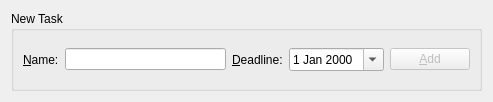
<?xml version="1.0" encoding="UTF-8"?>
<ui version="4.0">
 <class>Form</class>
 <widget class="QWidget" name="Form">
  <property name="geometry">
   <rect>
    <x>0</x>
    <y>0</y>
    <width>493</width>
    <height>102</height>
   </rect>
  </property>
  <property name="windowTitle">
   <string>Form</string>
  </property>
  <layout class="QGridLayout" name="gridLayout">
   <item row="0" column="0">
    <widget class="QGroupBox" name="newTaskLabel">
     <property name="title">
      <string>New Task</string>
     </property>
     <property name="flat">
      <bool>false</bool>
     </property>
     <layout class="QVBoxLayout" name="verticalLayout">
      <item>
       <layout class="QHBoxLayout" name="horizontalLayout">
        <item>
         <widget class="QLabel" name="name_label">
          <property name="text">
           <string>&amp;Name:</string>
          </property>
          <property name="buddy">
           <cstring>task_name_field</cstring>
          </property>
         </widget>
        </item>
        <item>
         <widget class="QLineEdit" name="task_name_field"/>
        </item>
        <item>
         <widget class="QLabel" name="deadline_label">
          <property name="text">
           <string>&amp;Deadline:</string>
          </property>
          <property name="buddy">
           <cstring>task_date_editor</cstring>
          </property>
         </widget>
        </item>
        <item>
         <widget class="QDateEdit" name="task_date_editor">
          <property name="calendarPopup">
           <bool>true</bool>
          </property>
         </widget>
        </item>
        <item>
         <widget class="QPushButton" name="add_button">
          <property name="enabled">
           <bool>false</bool>
          </property>
          <property name="cursor">
           <cursorShape>PointingHandCursor</cursorShape>
          </property>
          <property name="text">
           <string>&amp;Add</string>
          </property>
          <property name="autoDefault">
           <bool>false</bool>
          </property>
          <property name="default">
           <bool>true</bool>
          </property>
          <property name="flat">
           <bool>false</bool>
          </property>
         </widget>
        </item>
       </layout>
      </item>
     </layout>
    </widget>
   </item>
  </layout>
 </widget>
 <resources/>
 <connections/>
</ui>
